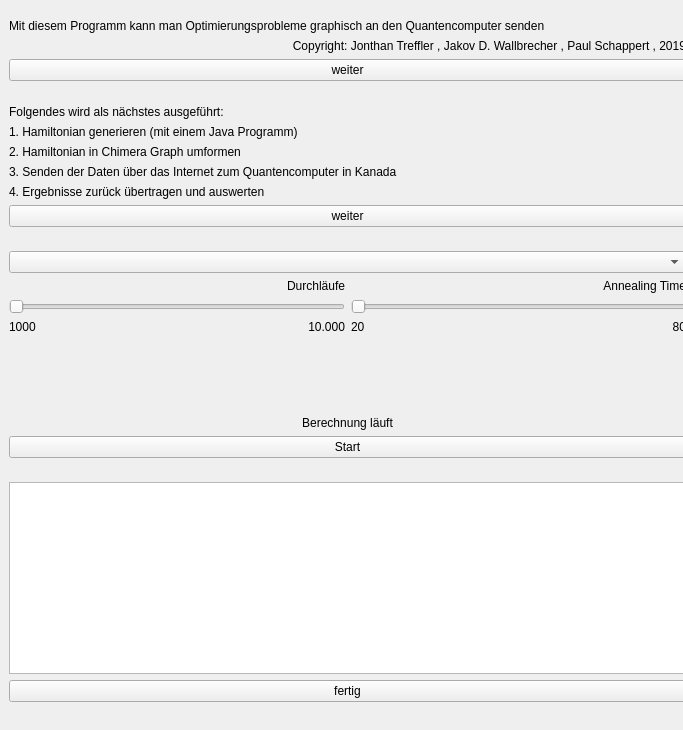
<?xml version="1.0" encoding="UTF-8"?>
<ui version="4.0">
 <class>JufoQubo</class>
 <widget class="QMainWindow" name="JufoQubo">
  <property name="geometry">
   <rect>
    <x>0</x>
    <y>0</y>
    <width>683</width>
    <height>730</height>
   </rect>
  </property>
  <property name="windowTitle">
   <string>Jufo Qubo</string>
  </property>
  <property name="windowIcon">
   <iconset>
    <normaloff>1546464-200.png</normaloff>1546464-200.png</iconset>
  </property>
  <widget class="QWidget" name="main">
   <widget class="QWidget" name="verticalLayoutWidget">
    <property name="geometry">
     <rect>
      <x>0</x>
      <y>10</y>
      <width>695</width>
      <height>701</height>
     </rect>
    </property>
    <layout class="QVBoxLayout" name="main_layout">
     <item>
      <widget class="QFrame" name="side_frame_0">
       <layout class="QVBoxLayout" name="side_0">
        <item>
         <widget class="QLabel" name="infos_label_side_0">
          <property name="text">
           <string>Mit diesem Programm kann man Optimierungsprobleme graphisch an den Quantencomputer senden</string>
          </property>
          <property name="wordWrap">
           <bool>false</bool>
          </property>
         </widget>
        </item>
        <item>
         <widget class="QLabel" name="label">
          <property name="text">
           <string>Copyright: Jonthan Treffler , Jakov D. Wallbrecher , Paul Schappert , 2019</string>
          </property>
          <property name="alignment">
           <set>Qt::AlignBottom|Qt::AlignRight|Qt::AlignTrailing</set>
          </property>
         </widget>
        </item>
        <item>
         <widget class="QPushButton" name="button_to_side_1">
          <property name="text">
           <string>weiter</string>
          </property>
         </widget>
        </item>
       </layout>
      </widget>
     </item>
     <item>
      <widget class="QFrame" name="side_frame_1">
       <layout class="QVBoxLayout" name="side_1">
        <item>
         <widget class="QLabel" name="infos_bales_side_1">
          <property name="text">
           <string>Folgendes wird als nächstes ausgeführt:</string>
          </property>
         </widget>
        </item>
        <item>
         <widget class="QLabel" name="label_2">
          <property name="text">
           <string>1. Hamiltonian generieren (mit einem Java Programm)</string>
          </property>
         </widget>
        </item>
        <item>
         <widget class="QLabel" name="label_3">
          <property name="text">
           <string>2. Hamiltonian in Chimera Graph umformen</string>
          </property>
         </widget>
        </item>
        <item>
         <widget class="QLabel" name="label_4">
          <property name="text">
           <string>3. Senden der Daten über das Internet zum Quantencomputer in Kanada</string>
          </property>
         </widget>
        </item>
        <item>
         <widget class="QLabel" name="label_5">
          <property name="text">
           <string>4. Ergebnisse zurück übertragen und auswerten</string>
          </property>
         </widget>
        </item>
        <item>
         <widget class="QPushButton" name="button_to_side_2">
          <property name="text">
           <string>weiter</string>
          </property>
         </widget>
        </item>
       </layout>
      </widget>
     </item>
     <item>
      <widget class="QFrame" name="side_frame_2">
       <layout class="QVBoxLayout" name="side_2">
        <item>
         <widget class="QComboBox" name="hamiltonian_select"/>
        </item>
        <item>
         <layout class="QHBoxLayout" name="horizontalLayout_5" stretch="0,0">
          <property name="sizeConstraint">
           <enum>QLayout::SetMinimumSize</enum>
          </property>
          <item>
           <widget class="QLabel" name="durchlaufe">
            <property name="text">
             <string>Durchläufe</string>
            </property>
            <property name="alignment">
             <set>Qt::AlignBottom|Qt::AlignRight|Qt::AlignTrailing</set>
            </property>
           </widget>
          </item>
          <item>
           <widget class="QLabel" name="annealingTime">
            <property name="text">
             <string>Annealing Time</string>
            </property>
            <property name="alignment">
             <set>Qt::AlignBottom|Qt::AlignRight|Qt::AlignTrailing</set>
            </property>
           </widget>
          </item>
         </layout>
        </item>
        <item>
         <layout class="QHBoxLayout" name="horizontalLayout_3">
          <property name="sizeConstraint">
           <enum>QLayout::SetDefaultConstraint</enum>
          </property>
          <item>
           <widget class="QSlider" name="durchlaufe_slider">
            <property name="minimum">
             <number>1000</number>
            </property>
            <property name="maximum">
             <number>10000</number>
            </property>
            <property name="singleStep">
             <number>100</number>
            </property>
            <property name="pageStep">
             <number>100</number>
            </property>
            <property name="sliderPosition">
             <number>1000</number>
            </property>
            <property name="orientation">
             <enum>Qt::Horizontal</enum>
            </property>
            <property name="invertedAppearance">
             <bool>false</bool>
            </property>
           </widget>
          </item>
          <item>
           <widget class="QSlider" name="annealing_slider">
            <property name="minimum">
             <number>20</number>
            </property>
            <property name="maximum">
             <number>80</number>
            </property>
            <property name="orientation">
             <enum>Qt::Horizontal</enum>
            </property>
           </widget>
          </item>
         </layout>
        </item>
        <item>
         <layout class="QHBoxLayout" name="horizontalLayout_4" stretch="0,0,0,0">
          <property name="sizeConstraint">
           <enum>QLayout::SetMinimumSize</enum>
          </property>
          <item>
           <widget class="QLabel" name="durchlaufe_min">
            <property name="text">
             <string>1000</string>
            </property>
           </widget>
          </item>
          <item>
           <widget class="QLabel" name="durchlaufe_max">
            <property name="text">
             <string>10.000</string>
            </property>
            <property name="alignment">
             <set>Qt::AlignRight|Qt::AlignTop|Qt::AlignTrailing</set>
            </property>
           </widget>
          </item>
          <item>
           <widget class="QLabel" name="annealing_min">
            <property name="text">
             <string>20</string>
            </property>
           </widget>
          </item>
          <item>
           <widget class="QLabel" name="annealing_max">
            <property name="text">
             <string>80</string>
            </property>
            <property name="alignment">
             <set>Qt::AlignRight|Qt::AlignTop|Qt::AlignTrailing</set>
            </property>
           </widget>
          </item>
         </layout>
        </item>
        <item>
         <spacer name="verticalSpacer">
          <property name="orientation">
           <enum>Qt::Vertical</enum>
          </property>
          <property name="sizeHint" stdset="0">
           <size>
            <width>20</width>
            <height>40</height>
           </size>
          </property>
         </spacer>
        </item>
        <item>
         <widget class="QLabel" name="berechnung_lauft">
          <property name="text">
           <string>Berechnung läuft</string>
          </property>
          <property name="alignment">
           <set>Qt::AlignCenter</set>
          </property>
         </widget>
        </item>
        <item>
         <widget class="QPushButton" name="start_button">
          <property name="text">
           <string>Start</string>
          </property>
          <property name="checkable">
           <bool>false</bool>
          </property>
          <property name="autoDefault">
           <bool>false</bool>
          </property>
          <property name="default">
           <bool>false</bool>
          </property>
          <property name="flat">
           <bool>false</bool>
          </property>
         </widget>
        </item>
       </layout>
      </widget>
     </item>
     <item>
      <widget class="QFrame" name="side_frame_4">
       <layout class="QVBoxLayout" name="side_frame_3">
        <item>
         <widget class="QTableWidget" name="results_table">
          <property name="editTriggers">
           <set>QAbstractItemView::NoEditTriggers</set>
          </property>
          <attribute name="horizontalHeaderVisible">
           <bool>false</bool>
          </attribute>
          <attribute name="horizontalHeaderDefaultSectionSize">
           <number>30</number>
          </attribute>
          <attribute name="horizontalHeaderHighlightSections">
           <bool>false</bool>
          </attribute>
          <attribute name="verticalHeaderVisible">
           <bool>false</bool>
          </attribute>
          <attribute name="verticalHeaderHighlightSections">
           <bool>false</bool>
          </attribute>
         </widget>
        </item>
        <item>
         <widget class="QPushButton" name="button_to_side_0">
          <property name="text">
           <string>fertig</string>
          </property>
         </widget>
        </item>
       </layout>
      </widget>
     </item>
    </layout>
   </widget>
  </widget>
 </widget>
 <resources/>
 <connections/>
</ui>
